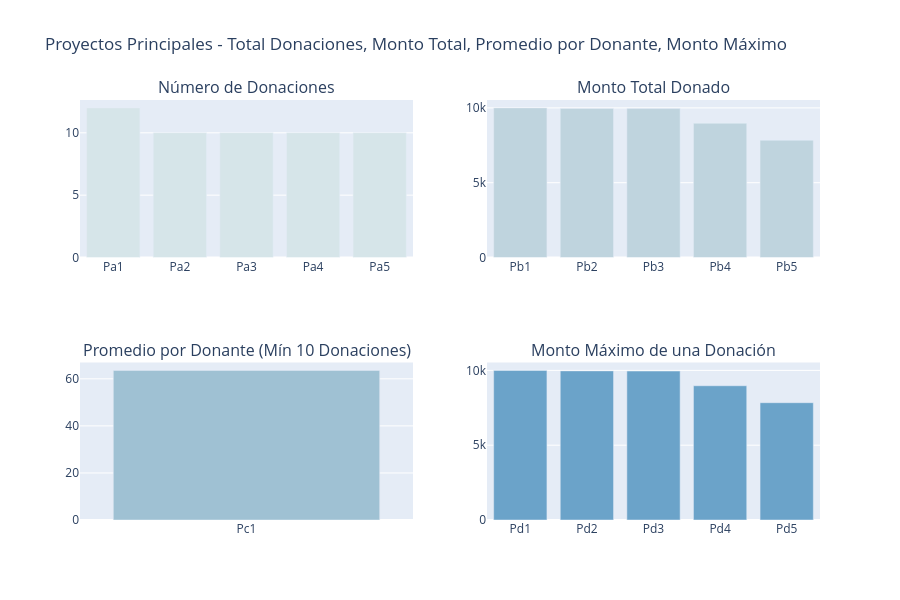

Here is the notebook cell this chart was saved with:
### Markdown cell above
Ha habido un total de **4,687,884 donaciones** hasta abril de 2018 en DonorsChoose. El monto más alto donado es de **60,000 USD**, realizado en 2013. Solo **6 donaciones son mayores a 20,000 USD**, mientras que solo **61 pagos son mayores a 10,000 USD**. La mayoría de los pagos (aproximadamente el **83%** de todas las donaciones) son **menores a 100 USD**. Hay 350 pagos que son menores a 1 USD -> una cantidad pequeña, pero que aun así puede hacer la diferencia. Hasta abril de 2018, DonorsChoose ha recaudado una cantidad total colosal de **284,408,243 USD** a través de su plataforma. El monto promedio de donación en DonorsChoose es de 60 USD. Veamos los detalles de los donantes y proyectos relacionados con estas donaciones en las siguientes secciones. 

## <a id="3.2"> 3.2 Proyectos y sus donaciones </a>

Identifiquemos los proyectos principales y los valores de sus atributos relacionados: 

- 3.2.1 Proyectos con el mayor número de donantes 
- 3.2.2 Proyectos con los mayores montos totales financiados 
- 3.2.3 Proyectos con los mayores montos promedio por donante 
- 3.2.4 Proyectos con el mayor monto único donado

### Code cell
import plotly.graph_objs as go
from plotly import tools
from plotly.offline import iplot

# Calcular estadísticas por proyecto
tempdf = donations_df.groupby('Project ID').agg({
    'Project ID': 'count', 
    'Donation Amount': 'sum'
}).rename(columns={
    'Project ID': "Total Donations", 
    'Donation Amount': "Total Amount"
}).reset_index()

tempdf['Average Donation Amount'] = tempdf['Total Amount'] / tempdf['Total Donations']

# Top 5 proyectos por número de donaciones
tempdf1 = tempdf.sort_values(by=['Total Donations'], ascending=[False])
x = tempdf1.head(5)['Project ID']
x = ["Pa"+str(i+1) for i in range(len(x))]
y = tempdf1.head(5)['Total Donations']
tr1 = go.Bar(x=x, y=y, marker=dict(color='#D6E5E9'))  # <--- Azul hielo (el más claro)

# Top 5 proyectos por monto total
tempdf1 = tempdf.sort_values(by=['Total Amount'], ascending=[False])
x = tempdf1.head(5)['Project ID']
x = ["Pb"+str(i+1) for i in range(len(x))]
y = tempdf1.head(5)['Total Amount']
tr2 = go.Bar(x=x, y=y, marker=dict(color='#BFD4DE'))  # <--- Azul grisáceo claro

# Top 5 proyectos por promedio (con mínimo 10 donaciones)
tempdf1 = tempdf.sort_values(by=['Average Donation Amount'], ascending=[False])
x = tempdf1[tempdf1['Total Donations'] > 10].head(5)['Project ID']
x = ["Pc"+str(i+1) for i in range(len(x))]
y = tempdf1[tempdf1['Total Donations'] > 10].head(5)['Average Donation Amount']
tr3 = go.Bar(x=x, y=y, marker=dict(color='#9FC1D3'))  # <--- Azul cielo medio

# Top 5 proyectos por donación máxima
tempdf = donations_df.groupby('Project ID').agg({
    'Project ID': 'count', 
    'Donation Amount': 'max'
}).rename(columns={
    'Project ID': "Total Donations", 
    'Donation Amount': "Maximum Donations"
}).reset_index()

tempdf1 = tempdf.sort_values(by=['Maximum Donations'], ascending=[False])
x = tempdf1.head(5)['Project ID']
x = ["Pd"+str(i+1) for i in range(len(x))]
y = tempdf1.head(5)['Maximum Donations']
tr4 = go.Bar(x=x, y=y, marker=dict(color='#6BA3C9'))  # <--- Azul cielo intenso (el más oscuro)

# Crear subplots con títulos en español
fig = tools.make_subplots(
    rows=2, 
    cols=2, 
    print_grid=False, 
    subplot_titles=[
        'Número de Donaciones',
        'Monto Total Donado',
        'Promedio por Donante (Mín 10 Donaciones)',
        'Monto Máximo de una Donación'
    ]
)

fig.append_trace(tr1, 1, 1)
fig.append_trace(tr2, 1, 2)
fig.append_trace(tr3, 2, 1)
fig.append_trace(tr4, 2, 2)

# Actualizar layout con título en español
fig['layout'].update(
    height=600, 
    showlegend=False, 
    title='Proyectos Principales - Total Donaciones, Monto Total, Promedio por Donante, Monto Máximo'
)

iplot(fig)

### Figure 1 — Plotly figure (JSON) as saved in the notebook; plotly's stock layout.template omitted (floating-point values rounded to 4 significant figures)
{"data": [{"marker": {"color": "#D6E5E9"}, "type": "bar", "x": ["Pa1", "Pa2", "Pa3", "Pa4", "Pa5"], "xaxis": "x", "y": [12, 10, 10, 10, 10], "yaxis": "y"}, {"marker": {"color": "#BFD4DE"}, "type": "bar", "x": ["Pb1", "Pb2", "Pb3", "Pb4", "Pb5"], "xaxis": "x2", "y": [10000.0, 9965.0, 9954.0, 8973.0, 7840.0], "yaxis": "y2"}, {"marker": {"color": "#9FC1D3"}, "type": "bar", "x": ["Pc1"], "xaxis": "x3", "y": [63.58], "yaxis": "y3"}, {"marker": {"color": "#6BA3C9"}, "type": "bar", "x": ["Pd1", "Pd2", "Pd3", "Pd4", "Pd5"], "xaxis": "x4", "y": [10000.0, 9965.0, 9954.0, 8973.0, 7840.0], "yaxis": "y4"}], "layout": {"annotations": [{"font": {"size": 16}, "showarrow": false, "text": "Número de Donaciones", "x": 0.225, "xanchor": "center", "xref": "paper", "y": 1, "yanchor": "bottom", "yref": "paper"}, {"font": {"size": 16}, "showarrow": false, "text": "Monto Total Donado", "x": 0.775, "xanchor": "center", "xref": "paper", "y": 1, "yanchor": "bottom", "yref": "paper"}, {"font": {"size": 16}, "showarrow": false, "text": "Promedio por Donante (Mín 10 Donaciones)", "x": 0.225, "xanchor": "center", "xref": "paper", "y": 0.375, "yanchor": "bottom", "yref": "paper"}, {"font": {"size": 16}, "showarrow": false, "text": "Monto Máximo de una Donación", "x": 0.775, "xanchor": "center", "xref": "paper", "y": 0.375, "yanchor": "bottom", "yref": "paper"}], "height": 600, "showlegend": false, "title": {"text": "Proyectos Principales - Total Donaciones, Monto Total, Promedio por Donante, Monto Máximo"}, "xaxis": {"anchor": "y", "domain": [0, 0.45]}, "xaxis2": {"anchor": "y2", "domain": [0.55, 1]}, "xaxis3": {"anchor": "y3", "domain": [0, 0.45]}, "xaxis4": {"anchor": "y4", "domain": [0.55, 1]}, "yaxis": {"anchor": "x", "domain": [0.625, 1]}, "yaxis2": {"anchor": "x2", "domain": [0.625, 1]}, "yaxis3": {"anchor": "x3", "domain": [0, 0.375]}, "yaxis4": {"anchor": "x4", "domain": [0, 0.375]}}}
